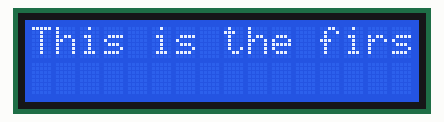
The sketch below on a simulated Arduino Uno, built with avr-gcc and run on an emulated ATmega328P. On the bench: 16×2 character LCD.

Above: at 0.1 s.
At 2.06 s:
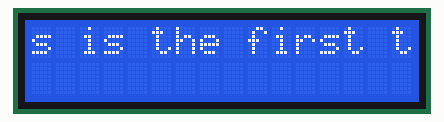
At 3.26 s:
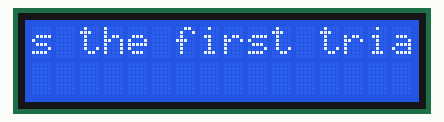
At 4.46 s:
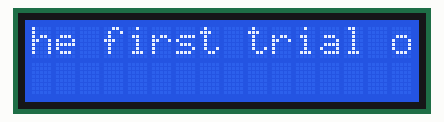
At 6.46 s:
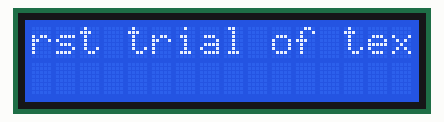
At 8.87 s:
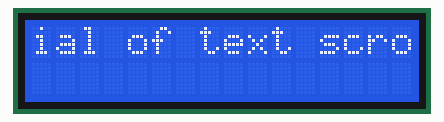

The sketch:

Arduino_Maker_10-4.ino
```cpp
#include <LiquidCrystal.h>

LiquidCrystal lcd(2,4,8,9,10,11);
void setup() {
  lcd.begin(16,2);
}

void loop() {
    lcd.print("This is the first trial of text scroll.");
  delay(1000);
  lcd.setCursor(16,1);
  lcd.autoscroll();
  for (int i=10; i<30; i++)
  {
    lcd.print(" ");
    delay(400);
  }
  lcd.noAutoscroll();
  lcd.clear();
}
```

Measured:
- by itself, everything shown: repeats every 9.0 s, in 22 steps
- what the display in image 1 shows lasts 0.4 s, from 1.9 s to 2.3 s
